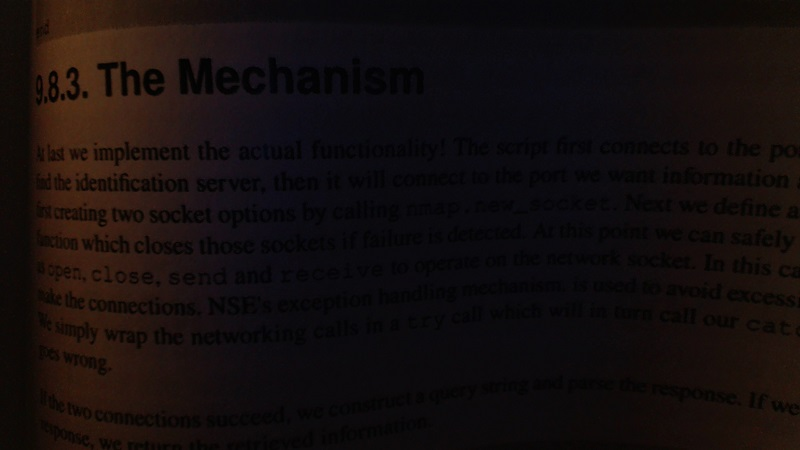
#> input picture Open CV/Day4/bookpage.jpg, 800 x 450 px, given in place of the camera
$ python Color_Filter.py
#> lines starting #> are read from the running program, lines starting #| are printed output that depends on the picture; after the words box and inside, x2 and y2 are one past the last pixel; in counts of white or black regions, pixels touching at a corner belong together
import cv2
import numpy as np

cap = cv2.VideoCapture(0)

while(True):

	_, frame = cap.read()
#> frame is the input picture: shape (450, 800, 3); mean B, G, R 13.4, 13.6, 20.3

	hsv = cv2.cvtColor(frame, cv2.COLOR_BGR2HSV)
#> hsv: shape (450, 800, 3); mean H, S, V 81.2, 108.8, 21.8

	lower_blue = np.array([77, 21, 0])
	upper_blue = np.array([230, 248, 176])

	mask = cv2.inRange(hsv, lower_blue, upper_blue)
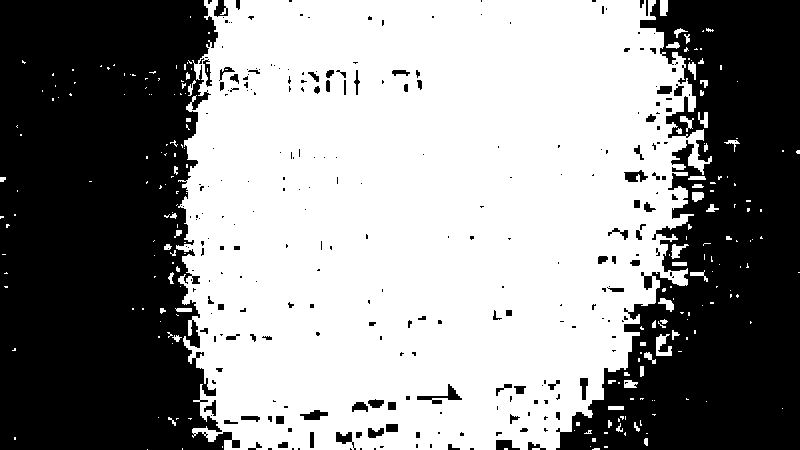
#> mask: shape (450, 800); 56.2% white; 270 black regions (189 under 20 px), largest, box (x1, y1, x2, y2) and area: (0, 0, 240, 450) 87750, (556, 0, 800, 450) 64151, (417, 384, 462, 404) 260

	res = cv2.bitwise_and(frame, frame, mask= mask)
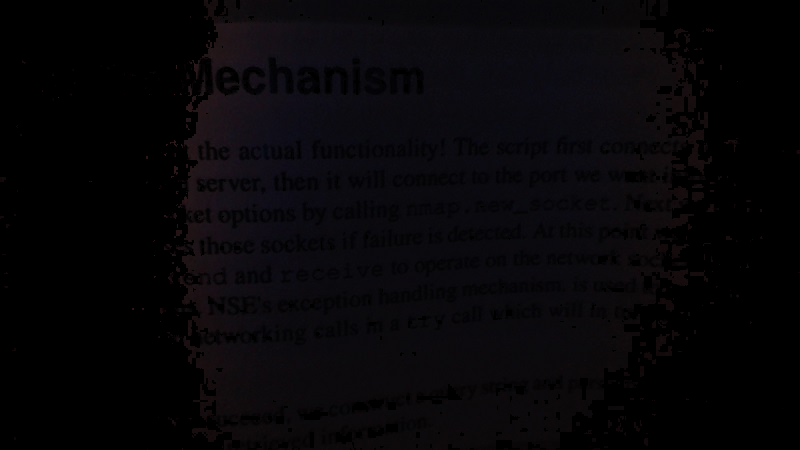
#> res: shape (450, 800, 3); mean B, G, R 8.1, 5.7, 7

	cv2.imshow("Original", frame)
	cv2.imshow("Masked", mask)
	cv2.imshow("Result", res)
	k = cv2.waitKey(5) & 0xFF
#> (key Esc is pressed here)
	if k == 27:
		break

cv2.destroyAllWindows()
